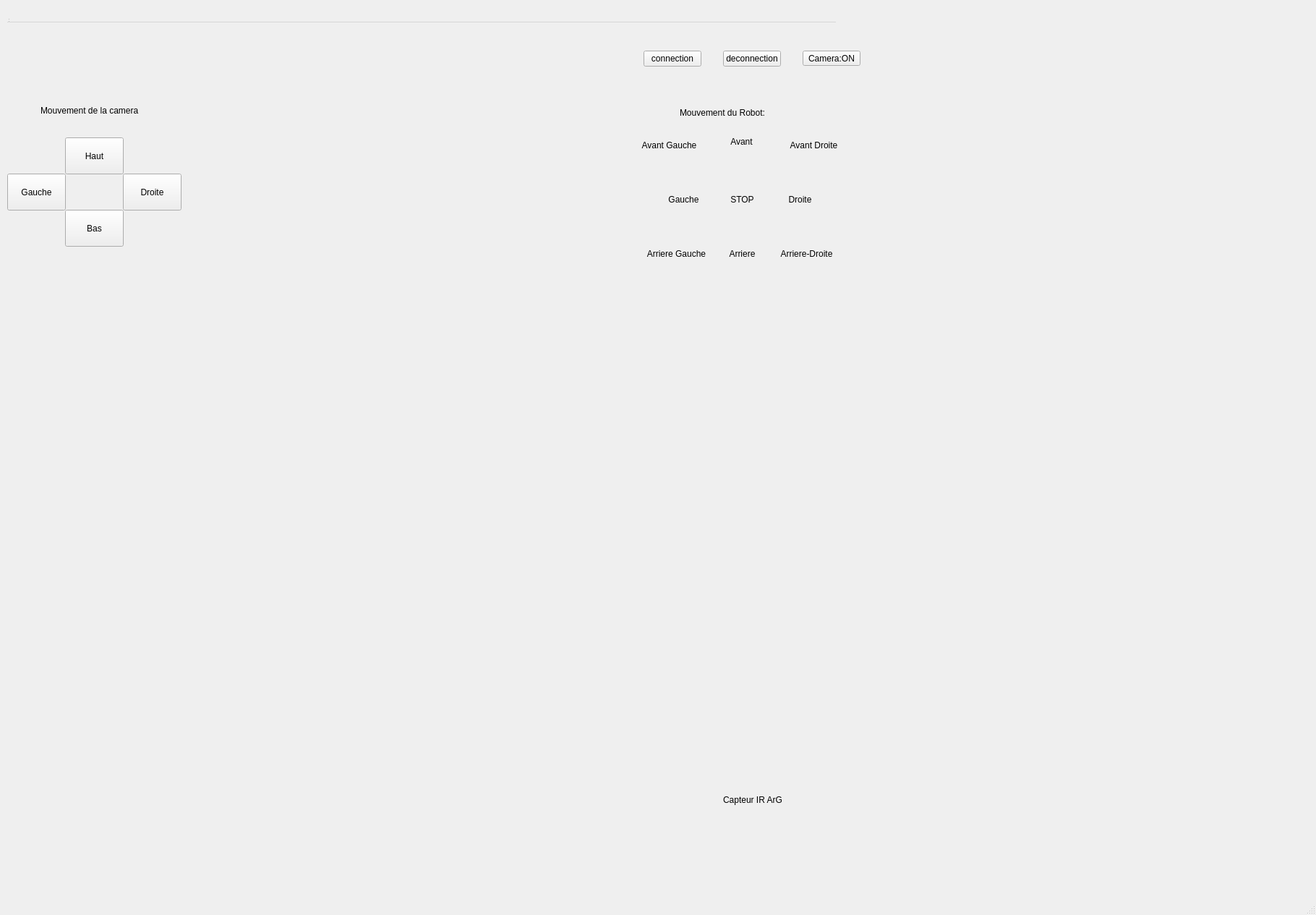
<?xml version="1.0" encoding="UTF-8"?>
<ui version="4.0">
 <class>MainWindow</class>
 <widget class="QMainWindow" name="MainWindow">
  <property name="geometry">
   <rect>
    <x>0</x>
    <y>0</y>
    <width>1820</width>
    <height>1265</height>
   </rect>
  </property>
  <property name="windowTitle">
   <string>MainWindow</string>
  </property>
  <widget class="QWidget" name="centralwidget">
   <widget class="QWidget" name="centralwidget_2" native="true">
    <property name="geometry">
     <rect>
      <x>10</x>
      <y>40</y>
      <width>1181</width>
      <height>1071</height>
     </rect>
    </property>
    <widget class="QPushButton" name="Avancer_3">
     <property name="geometry">
      <rect>
       <x>970</x>
       <y>110</y>
       <width>91</width>
       <height>91</height>
      </rect>
     </property>
     <property name="styleSheet">
      <string notr="true">background-color: white;</string>
     </property>
     <property name="text">
      <string>Avant</string>
     </property>
     <property name="iconSize">
      <size>
       <width>80</width>
       <height>80</height>
      </size>
     </property>
     <property name="flat">
      <bool>true</bool>
     </property>
    </widget>
    <widget class="QPushButton" name="Gauche_3">
     <property name="geometry">
      <rect>
       <x>890</x>
       <y>190</y>
       <width>91</width>
       <height>91</height>
      </rect>
     </property>
     <property name="styleSheet">
      <string notr="true">background-color: white;</string>
     </property>
     <property name="text">
      <string>Gauche</string>
     </property>
     <property name="iconSize">
      <size>
       <width>80</width>
       <height>80</height>
      </size>
     </property>
     <property name="flat">
      <bool>true</bool>
     </property>
    </widget>
    <widget class="QPushButton" name="Reculer_3">
     <property name="geometry">
      <rect>
       <x>971</x>
       <y>270</y>
       <width>91</width>
       <height>81</height>
      </rect>
     </property>
     <property name="styleSheet">
      <string notr="true">background-color: white;</string>
     </property>
     <property name="text">
      <string>Arriere</string>
     </property>
     <property name="iconSize">
      <size>
       <width>80</width>
       <height>80</height>
      </size>
     </property>
     <property name="flat">
      <bool>true</bool>
     </property>
    </widget>
    <widget class="QPushButton" name="Droite_3">
     <property name="geometry">
      <rect>
       <x>1051</x>
       <y>190</y>
       <width>91</width>
       <height>91</height>
      </rect>
     </property>
     <property name="styleSheet">
      <string notr="true">background-color: white;</string>
     </property>
     <property name="text">
      <string>Droite</string>
     </property>
     <property name="iconSize">
      <size>
       <width>80</width>
       <height>80</height>
      </size>
     </property>
     <property name="flat">
      <bool>true</bool>
     </property>
    </widget>
    <widget class="QPushButton" name="Stop_3">
     <property name="geometry">
      <rect>
       <x>971</x>
       <y>190</y>
       <width>91</width>
       <height>91</height>
      </rect>
     </property>
     <property name="styleSheet">
      <string notr="true">background-color: white;</string>
     </property>
     <property name="text">
      <string>STOP</string>
     </property>
     <property name="iconSize">
      <size>
       <width>80</width>
       <height>80</height>
      </size>
     </property>
     <property name="flat">
      <bool>true</bool>
     </property>
    </widget>
    <widget class="QPushButton" name="pushButton_3">
     <property name="geometry">
      <rect>
       <x>880</x>
       <y>30</y>
       <width>80</width>
       <height>22</height>
      </rect>
     </property>
     <property name="text">
      <string>connection</string>
     </property>
    </widget>
    <widget class="QPushButton" name="deconnection">
     <property name="geometry">
      <rect>
       <x>990</x>
       <y>30</y>
       <width>80</width>
       <height>22</height>
      </rect>
     </property>
     <property name="text">
      <string>deconnection</string>
     </property>
    </widget>
    <widget class="QPushButton" name="Droite_4">
     <property name="geometry">
      <rect>
       <x>1070</x>
       <y>120</y>
       <width>91</width>
       <height>81</height>
      </rect>
     </property>
     <property name="styleSheet">
      <string notr="true">background-color: white;
</string>
     </property>
     <property name="text">
      <string>Avant Droite</string>
     </property>
     <property name="iconSize">
      <size>
       <width>80</width>
       <height>80</height>
      </size>
     </property>
     <property name="flat">
      <bool>true</bool>
     </property>
    </widget>
    <widget class="QPushButton" name="Droite_5">
     <property name="geometry">
      <rect>
       <x>870</x>
       <y>120</y>
       <width>91</width>
       <height>81</height>
      </rect>
     </property>
     <property name="styleSheet">
      <string notr="true">background-color: white;</string>
     </property>
     <property name="text">
      <string>Avant Gauche</string>
     </property>
     <property name="iconSize">
      <size>
       <width>80</width>
       <height>80</height>
      </size>
     </property>
     <property name="flat">
      <bool>true</bool>
     </property>
    </widget>
    <widget class="QPushButton" name="Droite_6">
     <property name="geometry">
      <rect>
       <x>880</x>
       <y>270</y>
       <width>91</width>
       <height>81</height>
      </rect>
     </property>
     <property name="styleSheet">
      <string notr="true">background-color: white;</string>
     </property>
     <property name="text">
      <string>Arriere Gauche</string>
     </property>
     <property name="iconSize">
      <size>
       <width>80</width>
       <height>80</height>
      </size>
     </property>
     <property name="flat">
      <bool>true</bool>
     </property>
    </widget>
    <widget class="QPushButton" name="Droite_7">
     <property name="geometry">
      <rect>
       <x>1060</x>
       <y>270</y>
       <width>91</width>
       <height>81</height>
      </rect>
     </property>
     <property name="styleSheet">
      <string notr="true">background-color: white;</string>
     </property>
     <property name="text">
      <string>Arriere-Droite</string>
     </property>
     <property name="iconSize">
      <size>
       <width>80</width>
       <height>80</height>
      </size>
     </property>
     <property name="flat">
      <bool>true</bool>
     </property>
    </widget>
    <widget class="QWidget" name="gridLayoutWidget">
     <property name="geometry">
      <rect>
       <x>310</x>
       <y>50</y>
       <width>551</width>
       <height>371</height>
      </rect>
     </property>
     <layout class="QGridLayout" name="gridLayout"/>
    </widget>
    <widget class="QPushButton" name="pushButton">
     <property name="geometry">
      <rect>
       <x>80</x>
       <y>150</y>
       <width>81</width>
       <height>51</height>
      </rect>
     </property>
     <property name="text">
      <string>Haut</string>
     </property>
    </widget>
    <widget class="QPushButton" name="pushButton_2">
     <property name="geometry">
      <rect>
       <x>0</x>
       <y>200</y>
       <width>81</width>
       <height>51</height>
      </rect>
     </property>
     <property name="text">
      <string>Gauche</string>
     </property>
    </widget>
    <widget class="QPushButton" name="pushButton_4">
     <property name="geometry">
      <rect>
       <x>160</x>
       <y>200</y>
       <width>81</width>
       <height>51</height>
      </rect>
     </property>
     <property name="text">
      <string>Droite</string>
     </property>
    </widget>
    <widget class="QPushButton" name="pushButton_5">
     <property name="geometry">
      <rect>
       <x>80</x>
       <y>250</y>
       <width>81</width>
       <height>51</height>
      </rect>
     </property>
     <property name="text">
      <string>Bas</string>
     </property>
    </widget>
    <widget class="QPushButton" name="pushButton_6">
     <property name="geometry">
      <rect>
       <x>1100</x>
       <y>30</y>
       <width>80</width>
       <height>21</height>
      </rect>
     </property>
     <property name="text">
      <string>Camera:ON</string>
     </property>
    </widget>
    <widget class="QLabel" name="label">
     <property name="geometry">
      <rect>
       <x>930</x>
       <y>100</y>
       <width>151</width>
       <height>31</height>
      </rect>
     </property>
     <property name="text">
      <string>Mouvement du Robot:</string>
     </property>
    </widget>
    <widget class="QLabel" name="label_2">
     <property name="geometry">
      <rect>
       <x>46</x>
       <y>82</y>
       <width>161</width>
       <height>61</height>
      </rect>
     </property>
     <property name="text">
      <string>Mouvement de la camera</string>
     </property>
    </widget>
   </widget>
   <widget class="QMenuBar" name="menubar_2">
    <property name="geometry">
     <rect>
      <x>10</x>
      <y>10</y>
      <width>1146</width>
      <height>21</height>
     </rect>
    </property>
   </widget>
   <widget class="QStatusBar" name="statusbar_2">
    <property name="geometry">
     <rect>
      <x>10</x>
      <y>10</y>
      <width>3</width>
      <height>22</height>
     </rect>
    </property>
   </widget>
   <widget class="QLabel" name="label_7">
    <property name="geometry">
     <rect>
      <x>1000</x>
      <y>1090</y>
      <width>121</width>
      <height>31</height>
     </rect>
    </property>
    <property name="text">
     <string>Capteur IR ArG</string>
    </property>
   </widget>
  </widget>
  <widget class="QMenuBar" name="menubar">
   <property name="geometry">
    <rect>
     <x>0</x>
     <y>0</y>
     <width>1820</width>
     <height>20</height>
    </rect>
   </property>
  </widget>
  <widget class="QStatusBar" name="statusbar"/>
 </widget>
 <resources/>
 <connections/>
</ui>
